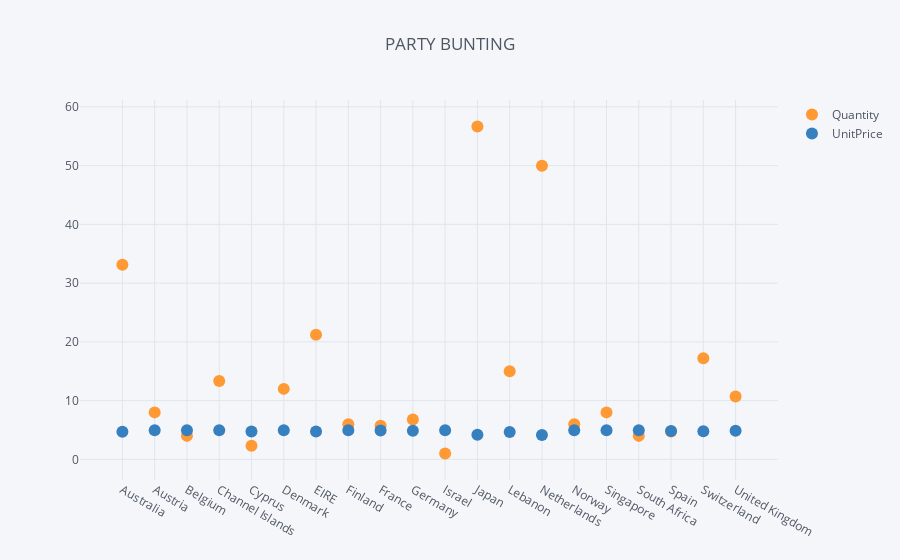

The notebook cell this image was saved under:
### Markdown cell above
## 3. Create an interactive scatter plot showing the relationship between average quantity (x-axis) and average unit price (y-axis) for the product PARTY BUNTING with the plot points color-coded by country (categories).

### Code cell
# Creo df con "Party Bunting":
party_bunting = data[data["Description"] == "PARTY BUNTING"]
# Agrupo por país y saco medias de Quantity y UnitPrice en columnas:
party_bunting = party_bunting[["Country", "Quantity", "UnitPrice"]].groupby(by = ["Country"]).agg("mean")

party_bunting.iplot(kind = "scatter", mode = "markers", title = "PARTY BUNTING")

### Figure 1 — Plotly figure (JSON) as saved in the notebook; plotly's stock layout.template omitted (floating-point values rounded to 4 significant figures)
{"data": [{"line": {"color": "rgba(255, 153, 51, 1.0)", "dash": "solid", "shape": "linear", "width": 1.3}, "marker": {"size": 12, "symbol": "circle"}, "mode": "markers", "name": "Quantity", "text": "", "type": "scatter", "uid": "a344914b-6b52-42ab-b51c-eeda4833e05a", "x": ["Australia", "Austria", "Belgium", "Channel Islands", "Cyprus", "Denmark", "EIRE", "Finland", "France", "Germany", "Israel", "Japan", "Lebanon", "Netherlands", "Norway", "Singapore", "South Africa", "Spain", "Switzerland", "United Kingdom"], "y": [33.12, 8, 4, 13.33, 2.333, 12, 21.21, 6, 5.727, 6.8, 1, 56.67, 15, 50, 6, 8, 4, 4.75, 17.2, 10.71]}, {"line": {"color": "rgba(55, 128, 191, 1.0)", "dash": "solid", "shape": "linear", "width": 1.3}, "marker": {"size": 12, "symbol": "circle"}, "mode": "markers", "name": "UnitPrice", "text": "", "type": "scatter", "uid": "2849b6ae-5727-4c61-985e-ddd41fc3f595", "x": ["Australia", "Austria", "Belgium", "Channel Islands", "Cyprus", "Denmark", "EIRE", "Finland", "France", "Germany", "Israel", "Japan", "Lebanon", "Netherlands", "Norway", "Singapore", "South Africa", "Spain", "Switzerland", "United Kingdom"], "y": [4.713, 4.95, 4.95, 4.95, 4.75, 4.95, 4.739, 4.95, 4.923, 4.89, 4.95, 4.183, 4.65, 4.15, 4.95, 4.95, 4.95, 4.838, 4.79, 4.881]}], "layout": {"legend": {"bgcolor": "#F5F6F9", "font": {"color": "#4D5663"}}, "paper_bgcolor": "#F5F6F9", "plot_bgcolor": "#F5F6F9", "title": {"font": {"color": "#4D5663"}, "text": "PARTY BUNTING"}, "xaxis": {"gridcolor": "#E1E5ED", "showgrid": true, "tickfont": {"color": "#4D5663"}, "title": {"font": {"color": "#4D5663"}, "text": ""}, "zerolinecolor": "#E1E5ED"}, "yaxis": {"gridcolor": "#E1E5ED", "showgrid": true, "tickfont": {"color": "#4D5663"}, "title": {"font": {"color": "#4D5663"}, "text": ""}, "zerolinecolor": "#E1E5ED"}}}
